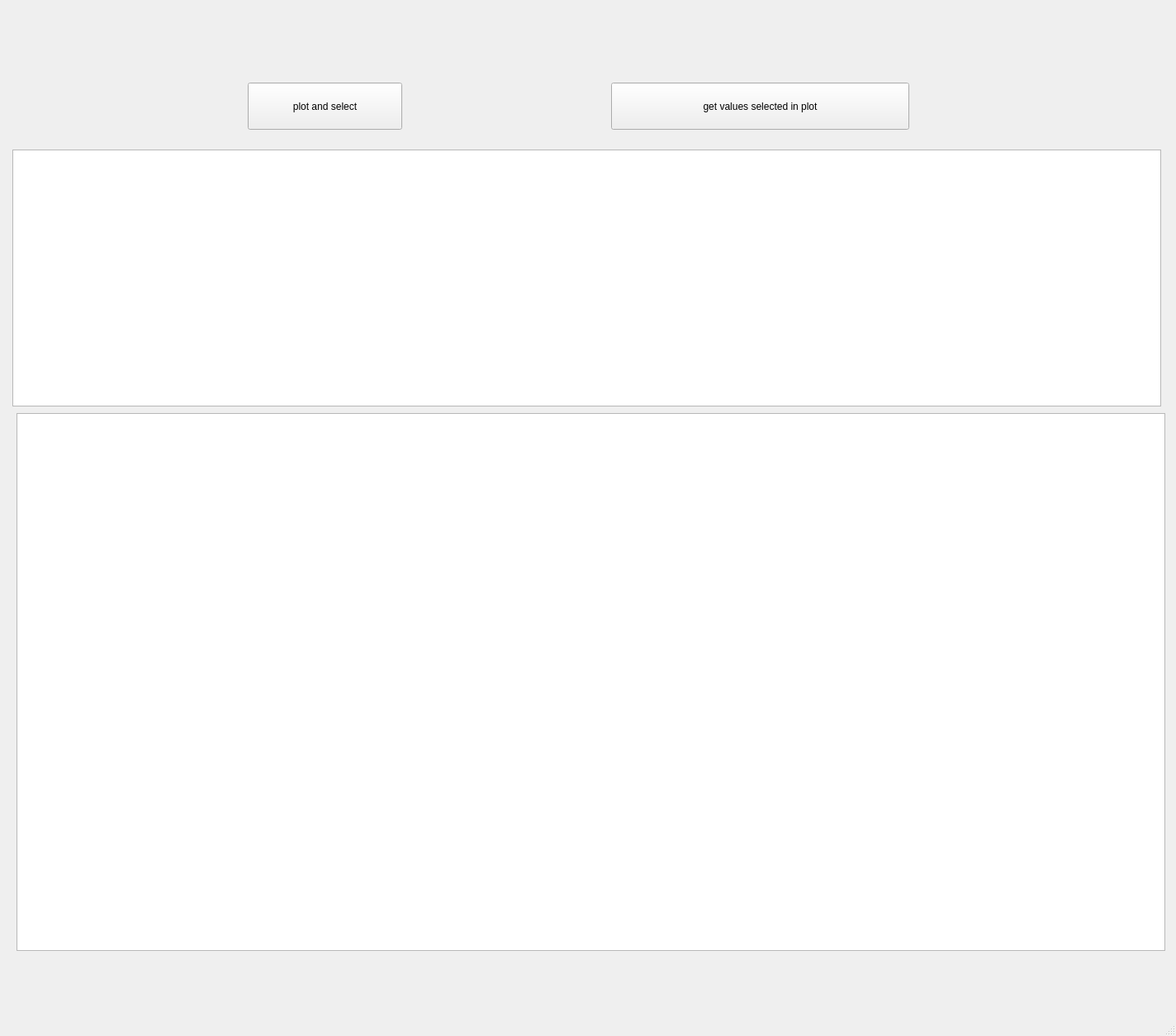
<?xml version="1.0" encoding="UTF-8"?>
<ui version="4.0">
 <class>MainWindow</class>
 <widget class="QMainWindow" name="MainWindow">
  <property name="geometry">
   <rect>
    <x>0</x>
    <y>0</y>
    <width>1424</width>
    <height>1254</height>
   </rect>
  </property>
  <property name="windowTitle">
   <string>MainWindow</string>
  </property>
  <widget class="QWidget" name="centralwidget">
   <widget class="QPushButton" name="pushButton_plotAndSelect">
    <property name="geometry">
     <rect>
      <x>300</x>
      <y>100</y>
      <width>187</width>
      <height>57</height>
     </rect>
    </property>
    <property name="text">
     <string>plot and select</string>
    </property>
   </widget>
   <widget class="QTextBrowser" name="textBrowser_messages">
    <property name="geometry">
     <rect>
      <x>15</x>
      <y>181</y>
      <width>1391</width>
      <height>311</height>
     </rect>
    </property>
   </widget>
   <widget class="PlotWidget" name="plot">
    <property name="geometry">
     <rect>
      <x>20</x>
      <y>500</y>
      <width>1391</width>
      <height>651</height>
     </rect>
    </property>
   </widget>
   <widget class="QPushButton" name="pushButton_getValues">
    <property name="geometry">
     <rect>
      <x>740</x>
      <y>100</y>
      <width>361</width>
      <height>57</height>
     </rect>
    </property>
    <property name="text">
     <string>get values selected in plot</string>
    </property>
   </widget>
  </widget>
  <widget class="QMenuBar" name="menubar">
   <property name="geometry">
    <rect>
     <x>0</x>
     <y>0</y>
     <width>1424</width>
     <height>47</height>
    </rect>
   </property>
  </widget>
  <widget class="QStatusBar" name="statusbar"/>
 </widget>
 <customwidgets>
  <customwidget>
   <class>PlotWidget</class>
   <extends>QGraphicsView</extends>
   <header>pyqtgraph</header>
  </customwidget>
 </customwidgets>
 <resources/>
 <connections/>
</ui>
